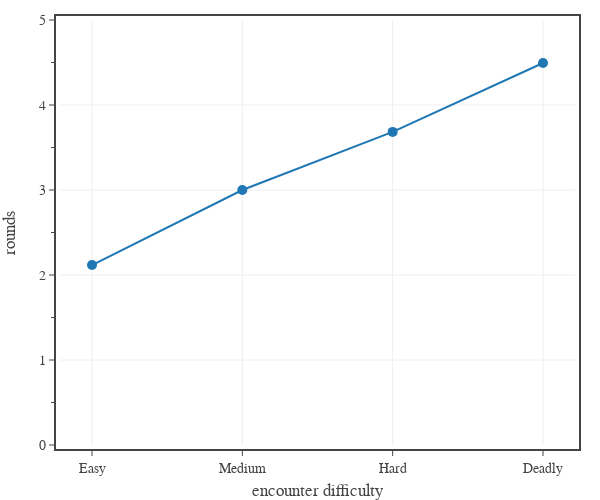

Notebook code cell kept with this figure:
### Code cell
# plots the number of rounds combat is expected to take for encounters at each difficulty threshold
dfP0 = pd.read_csv('../../assets/data/pc-thresholds.csv') # 'Level','Easy XP','Medium XP','Hard XP','Deadly XP','Daily XP'
dfP0['Easy Rounds'] = dfP0.apply(lambda row: rounds_to_win(row, 'Easy'), axis=1)
dfP0['Medium Rounds'] = dfP0.apply(lambda row: rounds_to_win(row, 'Medium'), axis=1)
dfP0['Hard Rounds'] = dfP0.apply(lambda row: rounds_to_win(row, 'Hard'), axis=1)
dfP0['Deadly Rounds'] = dfP0.apply(lambda row: rounds_to_win(row, 'Deadly'), axis=1)
dfPG = dfP0.mean()

diffs = ['Easy', 'Medium', 'Hard', 'Deadly']
rounds = [dfPG['Easy Rounds'], dfPG['Medium Rounds'], dfPG['Hard Rounds'], dfPG['Deadly Rounds']]

# save table
df1 = pd.DataFrame(data={'Difficulty': diffs, 'Rounds': rounds})
df1.to_html('./table-rounds-per-encounter.html', index=False, classes='center', float_format='{:,.2f}'.format, border=0)


# create figure
fig = go.Figure(
    layout=go.Layout(
        template=TFB_TEMPLATE,
        xaxis=dict(
            title_text='encounter difficulty',
        ),
        yaxis=dict(
            title_text='rounds',
            range=[0,5],
            tick0=0, dtick=1,
            minor=dict(tick0=0, dtick=0.5),
        ),
    )
)

# plot results
fig.add_trace(go.Scatter(
    x=diffs, 
    y=rounds,
    mode='markers+lines', 
    marker_size=10,
    hovertemplate= 
            '<b>%{x}</b><br>' +
            'Rounds %{y:,.1f}' + 
            '<extra></extra>'
))


# show figure
fig.update_layout(width=600, height=500)
fig.show(config=TFB_CONFIG)

# save figures
if SAVEFIGS:
    fig.update_layout(autosize=True, width=None, height=None)
    save_fig_html(fig, format='large', name='fig-rounds-per-encounter-large')
    save_fig_html(fig, format='small', name='fig-rounds-per-encounter-small')

### Figure 1 — Plotly figure (JSON) as saved in the notebook; plotly's stock layout.template omitted (floating-point values rounded to 4 significant figures)
{"data": [{"hovertemplate": "<b>%{x}</b><br>Rounds %{y:,.1f}<extra></extra>", "marker": {"size": 10}, "mode": "markers+lines", "type": "scatter", "x": ["Easy", "Medium", "Hard", "Deadly"], "y": [2.117, 3, 3.684, 4.494]}], "layout": {"height": 500, "width": 600, "xaxis": {"title": {"text": "encounter difficulty"}}, "yaxis": {"dtick": 1, "minor": {"dtick": 0.5, "tick0": 0}, "range": [0, 5], "tick0": 0, "title": {"text": "rounds"}}}}
